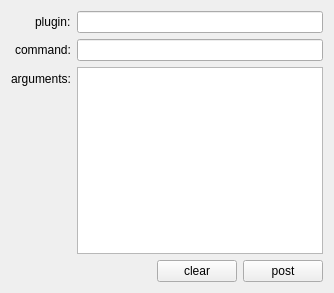
<?xml version="1.0" encoding="UTF-8"?>
<ui version="4.0">
 <class>Console</class>
 <widget class="QWidget" name="Console">
  <property name="geometry">
   <rect>
    <x>0</x>
    <y>0</y>
    <width>334</width>
    <height>293</height>
   </rect>
  </property>
  <property name="windowTitle">
   <string>ninge console</string>
  </property>
  <layout class="QFormLayout" name="formLayout">
   <property name="labelAlignment">
    <set>Qt::AlignRight|Qt::AlignTrailing|Qt::AlignVCenter</set>
   </property>
   <item row="0" column="0">
    <widget class="QLabel" name="label">
     <property name="text">
      <string>plugin:</string>
     </property>
    </widget>
   </item>
   <item row="0" column="1">
    <widget class="QLineEdit" name="plugin"/>
   </item>
   <item row="1" column="0">
    <widget class="QLabel" name="label_2">
     <property name="text">
      <string>command:</string>
     </property>
    </widget>
   </item>
   <item row="1" column="1">
    <widget class="QLineEdit" name="command"/>
   </item>
   <item row="2" column="0">
    <widget class="QLabel" name="label_3">
     <property name="text">
      <string>arguments:</string>
     </property>
    </widget>
   </item>
   <item row="2" column="1">
    <widget class="QPlainTextEdit" name="arguments">
     <property name="sizePolicy">
      <sizepolicy hsizetype="Expanding" vsizetype="Preferred">
       <horstretch>0</horstretch>
       <verstretch>0</verstretch>
      </sizepolicy>
     </property>
     <property name="lineWrapMode">
      <enum>QPlainTextEdit::NoWrap</enum>
     </property>
    </widget>
   </item>
   <item row="3" column="1">
    <layout class="QHBoxLayout" name="horizontalLayout">
     <item>
      <spacer name="horizontalSpacer">
       <property name="orientation">
        <enum>Qt::Horizontal</enum>
       </property>
       <property name="sizeHint" stdset="0">
        <size>
         <width>40</width>
         <height>20</height>
        </size>
       </property>
      </spacer>
     </item>
     <item>
      <widget class="QPushButton" name="clear">
       <property name="text">
        <string>clear</string>
       </property>
      </widget>
     </item>
     <item>
      <widget class="QPushButton" name="post">
       <property name="sizePolicy">
        <sizepolicy hsizetype="Minimum" vsizetype="Fixed">
         <horstretch>0</horstretch>
         <verstretch>0</verstretch>
        </sizepolicy>
       </property>
       <property name="text">
        <string>post</string>
       </property>
      </widget>
     </item>
    </layout>
   </item>
  </layout>
 </widget>
 <tabstops>
  <tabstop>plugin</tabstop>
  <tabstop>command</tabstop>
  <tabstop>arguments</tabstop>
  <tabstop>post</tabstop>
  <tabstop>clear</tabstop>
 </tabstops>
 <resources/>
 <connections/>
</ui>
